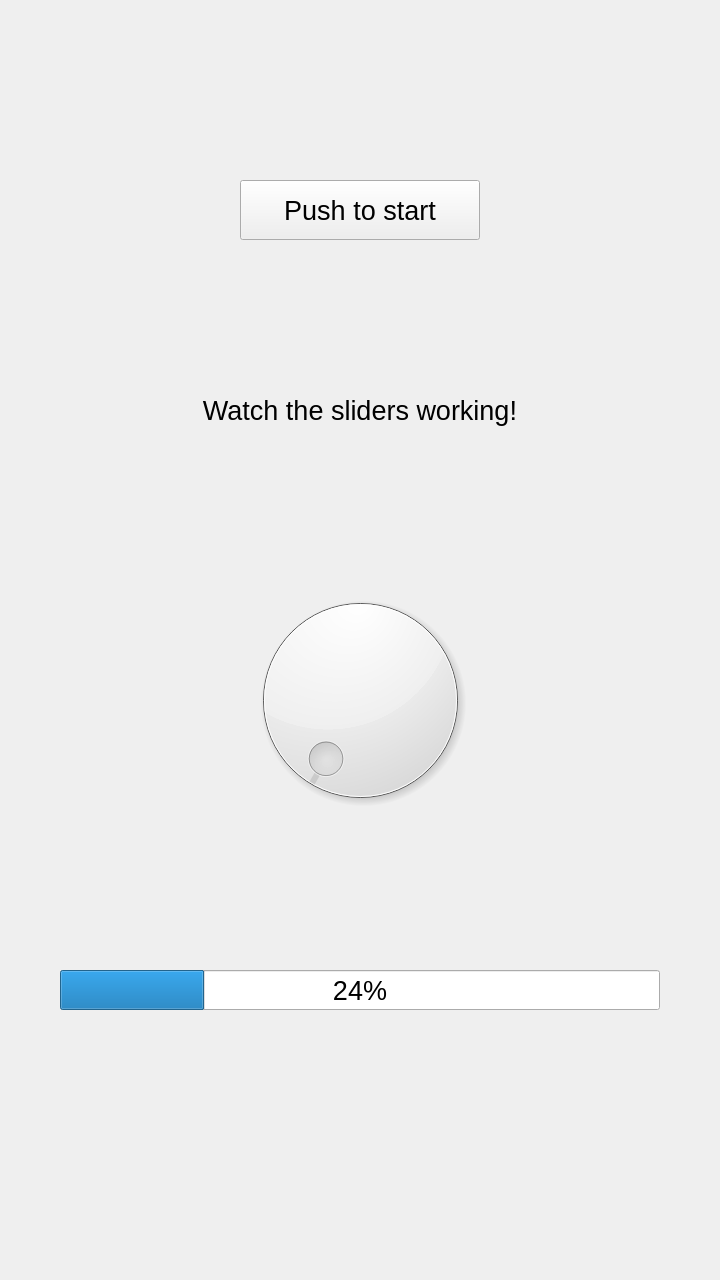
<?xml version="1.0" encoding="UTF-8"?>
<ui version="4.0">
 <class>MainWindow</class>
 <widget class="QMainWindow" name="MainWindow">
  <property name="geometry">
   <rect>
    <x>0</x>
    <y>0</y>
    <width>720</width>
    <height>1280</height>
   </rect>
  </property>
  <property name="font">
   <font>
    <pointsize>24</pointsize>
   </font>
  </property>
  <property name="windowTitle">
   <string>MainWindow</string>
  </property>
  <widget class="QWidget" name="centralWidget">
   <widget class="QProgressBar" name="progressBar">
    <property name="geometry">
     <rect>
      <x>60</x>
      <y>970</y>
      <width>600</width>
      <height>40</height>
     </rect>
    </property>
    <property name="font">
     <font>
      <pointsize>20</pointsize>
     </font>
    </property>
    <property name="value">
     <number>24</number>
    </property>
   </widget>
   <widget class="QLabel" name="label">
    <property name="geometry">
     <rect>
      <x>60</x>
      <y>390</y>
      <width>600</width>
      <height>40</height>
     </rect>
    </property>
    <property name="font">
     <font>
      <pointsize>20</pointsize>
     </font>
    </property>
    <property name="text">
     <string>Watch the sliders working!</string>
    </property>
    <property name="alignment">
     <set>Qt::AlignCenter</set>
    </property>
   </widget>
   <widget class="QPushButton" name="pushButton">
    <property name="geometry">
     <rect>
      <x>240</x>
      <y>180</y>
      <width>240</width>
      <height>60</height>
     </rect>
    </property>
    <property name="font">
     <font>
      <pointsize>20</pointsize>
     </font>
    </property>
    <property name="text">
     <string>Push to start</string>
    </property>
   </widget>
   <widget class="QDial" name="dial">
    <property name="geometry">
     <rect>
      <x>240</x>
      <y>580</y>
      <width>240</width>
      <height>240</height>
     </rect>
    </property>
   </widget>
  </widget>
 </widget>
 <layoutdefault spacing="6" margin="11"/>
 <resources/>
 <connections/>
</ui>
